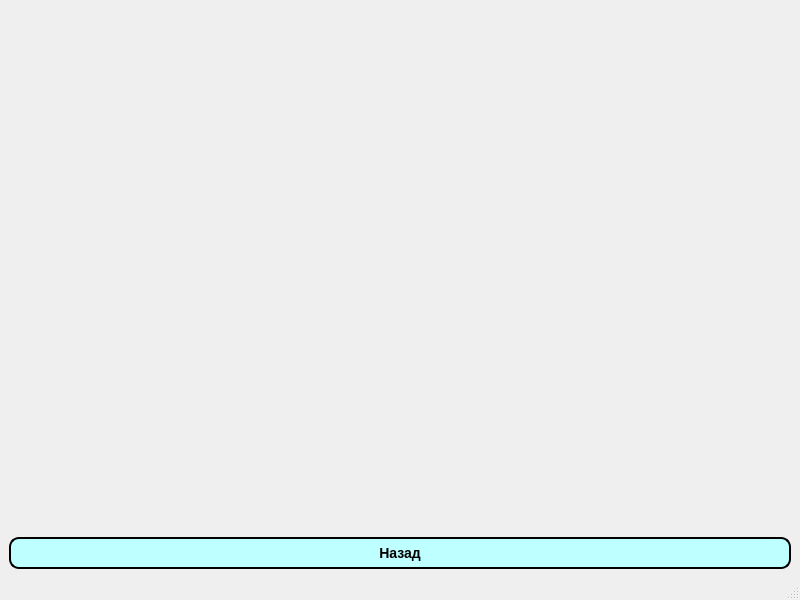
<?xml version="1.0" encoding="UTF-8"?>
<ui version="4.0">
 <class>GrafikSS</class>
 <widget class="QMainWindow" name="GrafikSS">
  <property name="geometry">
   <rect>
    <x>0</x>
    <y>0</y>
    <width>800</width>
    <height>600</height>
   </rect>
  </property>
  <property name="windowTitle">
   <string>MainWindow</string>
  </property>
  <widget class="QWidget" name="centralwidget">
   <layout class="QGridLayout" name="gridLayout">
    <item row="0" column="0">
     <widget class="QwtPlot" name="Qwt_widget" native="true"/>
    </item>
    <item row="1" column="0">
     <widget class="QPushButton" name="pushButton">
      <property name="styleSheet">
       <string notr="true">QPushButton{
     background-color: rgb(190, 255, 255);
     border-style: outset;
     border-width: 2px;
     border-radius: 10px;
     border-color: black;
     font: bold 14px;
     min-width: 10em;
     padding: 6px;
 }
 QPushButton:pressed {
     background-color: rgb(0, 255, 238);
     border-style: inset;
 }</string>
      </property>
      <property name="text">
       <string>Назад</string>
      </property>
     </widget>
    </item>
   </layout>
  </widget>
  <widget class="QMenuBar" name="menubar">
   <property name="geometry">
    <rect>
     <x>0</x>
     <y>0</y>
     <width>800</width>
     <height>21</height>
    </rect>
   </property>
  </widget>
  <widget class="QStatusBar" name="statusbar"/>
 </widget>
 <customwidgets>
  <customwidget>
   <class>QwtPlot</class>
   <extends>QWidget</extends>
   <header>qwt_plot.h</header>
   <container>1</container>
  </customwidget>
 </customwidgets>
 <resources/>
 <connections/>
</ui>
